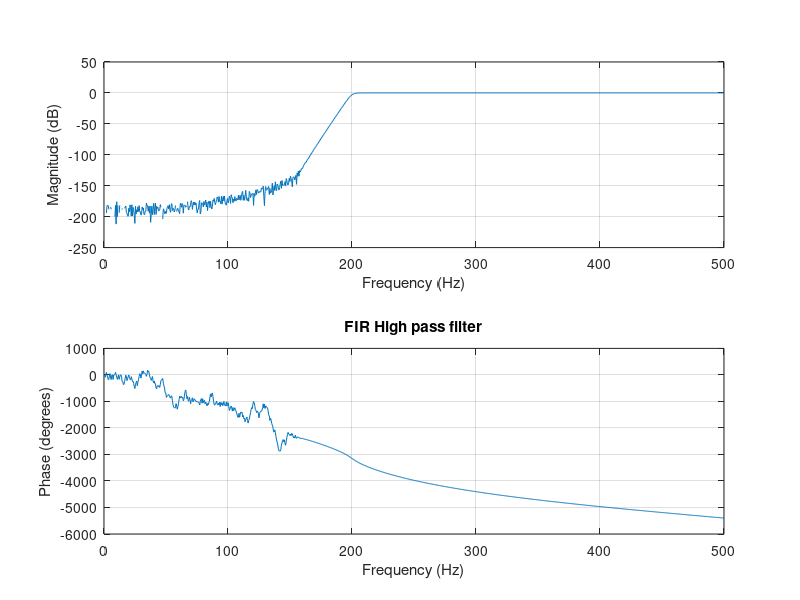

MATLAB code for this plot:
N=50;
fc=200;
fs=1000;
%butterworth lowpass
[b,a]=butter(N,fc/(fs/2),'high');
figure;
freqz(b,a,1024,fs);
title("FIR High pass filter");
